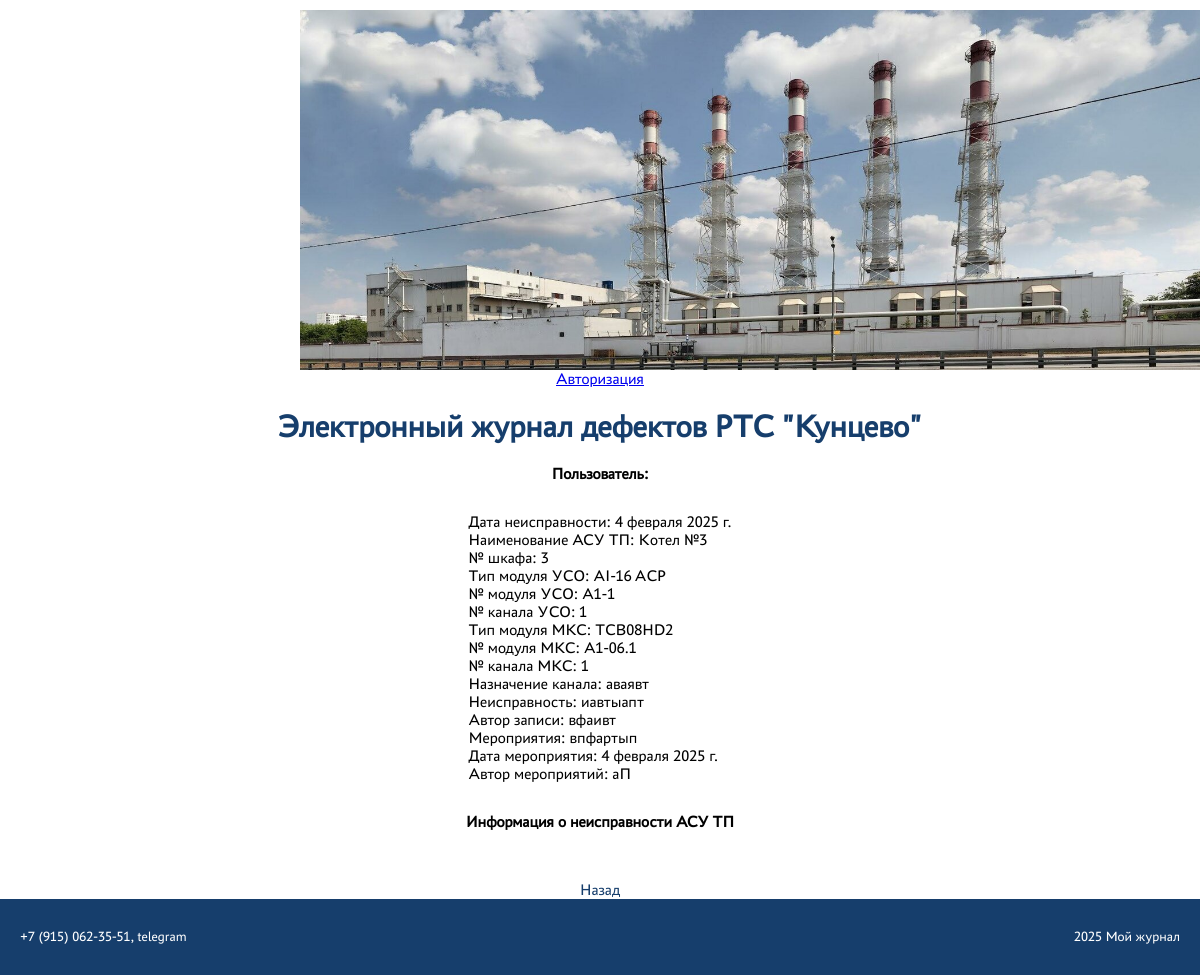
/6/, run on the app's committed database.
### defects/models.py (models this page shows, shortened)
class Journal(models.Model):
    date_def = models.DateField(null=True, verbose_name='Дата неисправности')
    name_asu = models.ForeignKey(NameAsuModel, on_delete=models.CASCADE, verbose_name='Наименование АСУ ТП')
    number_cabinet = models.ForeignKey(NumberCabinetModel, on_delete=models.CASCADE, verbose_name='№ шкафа ПТК')
    module_type = models.ForeignKey(ModuleTypeModel, on_delete=models.CASCADE, verbose_name='Тип модуля УСО')
    number_module = models.ForeignKey(NumberModuleModel, on_delete=models.CASCADE, verbose_name='№ модуля УСО')
    number_cannel = models.ForeignKey(NumberCannelModel, on_delete=models.CASCADE, verbose_name='№ канала УСО')
    module_type_mkc = models.ForeignKey(ModuleTypeMkcModel, on_delete=models.CASCADE, verbose_name='Тип модуля МКС')
    number_module_mkc =  models.CharField(max_length=255, verbose_name='№ модуля МКС')
    number_cannel_mkc = models.ForeignKey(NumberCannelMkcModel, on_delete=models.CASCADE, verbose_name='№ канала МКС')
    channel_purpose = models.CharField(max_length=255, verbose_name='Назначение канала')
    fault = models.CharField(max_length=255, verbose_name='Неисправность')
    author_def = models.CharField(max_length=255, verbose_name='Автор записи')
    events = models.CharField(max_length=255, verbose_name='Мероприятия')
    date_events = models.DateField(null=True, verbose_name='Дата мероприятия')
    author_events = models.CharField(max_length=255, verbose_name='Автор мероприятий')
    events_two = models.CharField(max_length=255, verbose_name='Мероприятия-2')
    date_events_two = models.DateField(null=True, verbose_name='Дата мероприятия-2')
    author_events_two = models.CharField(max_length=255, verbose_name='Автор мероприятий-2')
    class Meta:
        ordering = ['-date_events']

class BaseModel(models.Model):
    def __str__(self):
        return self.name
    class Meta:
        abstract = True

class NameAsuModel(BaseModel):
    name = models.CharField(max_length=255)
    description = models.CharField(max_length=255)

class NumberCabinetModel(BaseModel):
    name = models.CharField(max_length=255)
    description = models.CharField(max_length=255)

class ModuleTypeModel(BaseModel):
    name = models.CharField(max_length=255)
    description = models.CharField(max_length=255)

class NumberModuleModel(BaseModel):
    name = models.CharField(max_length=255)
    description = models.CharField(max_length=255)

class NumberCannelModel(BaseModel):
    name = models.CharField(max_length=255)
    description = models.CharField(max_length=255)

class ModuleTypeMkcModel(BaseModel):
    name = models.CharField(max_length=255)
    description = models.CharField(max_length=255)

class NumberCannelMkcModel(BaseModel):
    name = models.CharField(max_length=255)
    description = models.CharField(max_length=255)

### defects/views.py (the view)
# urls.py: path('<int:pk>/', JournalDetailView.as_view(), name='journal_detail'),
class JournalDetailView(DetailView):
    model = Journal
    template_name = 'journal_detail.html'
    context_object_name = 'journal'

### templates/journal_detail.html (shortened to what this page needs)
{% extends 'home.html' %} {% block title %} Детали {% endblock title %}
{% block content %}
<main class="main">
  {% if journal %}
  <div class="user-info">
    <span>Дата неисправности: {{ journal.date_def }}</span>
    <span>Наименование АСУ ТП: {{ journal.name_asu }}</span>
    <span>№ шкафа: {{ journal.number_cabinet }}</span>
    <span>Тип модуля УСО: {{ journal.module_type }}</span>
    <span>№ модуля УСО: {{ journal.number_module }}</span>
    <span>№ канала УСО: {{ journal.number_cannel }}</span>
    <span>Тип модуля МКС: {{ journal.module_type_mkc }}</span>
    <span>№ модуля МКС: {{ journal.number_module_mkc }}</span>
    <span>№ канала МКС: {{ journal.number_cannel_mkc }}</span>
    <span>Назначение канала: {{ journal.channel_purpose }}</span>
    <span>Неисправность: {{ journal.fault }}</span>
    <span>Автор записи: {{ journal.author_def }}</span>
    <span>Мероприятия: {{ journal.events }}</span>
    <span>Дата мероприятия: {{ journal.date_events }}</span>
    <span>Автор мероприятий: {{ journal.author_events }}</span>
  </div>
  <div class="result-wrapper">
    <h1>Информация о неисправности АСУ ТП</h1>
  </div>
  <a href="{% url 'journal_list' %}" class="back-href">Назад</a>
  {% endif %}
</main>
{% endblock %}

### templates/home.html (shortened to what this page needs)
<!DOCTYPE html>
<html lang="ru">
  <head>
    {% load static %}
    <link rel="stylesheet" href="{% static 'css/base.css' %}" />
    <link rel="stylesheet" href="{% static 'css/main/main.css' %}" />
    <link rel="stylesheet" href="{% static 'css/tabs/tabs.css' %}" />
    <link rel="stylesheet" href="{% static 'css/forms/create_forms.css' %}" />
    <link rel="stylesheet" href="{% static 'css/forms/login_forms.css' %}" />
    <link rel="stylesheet" href="{% static 'css/forms/filter_forms.css' %}" />
    <link rel="stylesheet" href="{% static 'css/modal/modal.css' %}" />
  </head>
  <body>
    <nav>
      <div class="logo-signin-wrapper">
        <img src="{% static 'img/Kuns-1.jpg' %}" />
      </div>
      <div class="contact-container">
        {% if user.is_authenticated %}
        <a href="{% url 'account_logout' %}">Выйти: {{ user.username }}</a>
        {% else %}
        <a href="{% url 'account_login' %}">Авторизация</a>
        {% endif %}
      </div>
    </nav>
    <h1 class="title">Электронный журнал дефектов РТС "Кунцево"</h1>
    <section class="main-section">
      <div class="user-info">
        {% if client %}
        <h1>Пользователь: {{ client }}</h1>
        {% elif user %}
        <h1>Пользователь: {{ user.last_name }}</h1>
        {% elif user.is_superuser %}
        <h1>Пользователь: Администратор</h1>
        {% else %}
        <h1>Пользователь: Гость</h1>
        {% endif %}
      </div>
      {% block content %}{% endblock %}
    </section>
    <footer>
      <div class="footer-wrapper">
        <span>+7 (915) 062-35-51, telegram</span>
        <span>2025 Мой журнал</span>
      </div>
    </footer>
  </body>
</html>

### static/css/base.css (style rules this page uses)
* { margin: 0; padding: 0; border: 0; outline: 0; font-size: 100%; vertical-align: baseline; background: transparent; }
html, body { display: flex; flex-direction: column; align-items: center; height: 100%; width: 100%; font-family: "PT Astra Sans", sans-serif; }
nav { width: 50%; height: auto; }
.contact-container { display: flex; flex-direction: row; justify-content: space-around; align-items: center; width: 100%; }
.logo-signin-wrapper { display: flex; justify-content: space-between; align-items: center; width: 100%; }
.logo-signin-wrapper > img { height: 360px; padding: 10px 0 0 0; }
.title { color: #163e6c; font-size: 32px; padding: 20px 0 20px 0; }
.main-section { display: flex; flex-direction: column; align-items: center; background-color: white; padding: 0 0 0 0; margin-bottom: 0px; height: 200vh; }
footer { background-color: #163e6c; height: 100px; width: 100%; }
.footer-wrapper { color: white; font-size: 14px; display: flex; justify-content: space-between; align-items: center; width: 100%; height: 100%; }
.footer-wrapper > span { padding: 30px 20px 30px 20px; }

### static/css/main/main.css (style rules this page uses)
.main { display: flex; flex-direction: column; align-items: center; background-color: white; padding: 20px 0 0 0; }
.user-info { display: flex; flex-direction: column; margin-bottom: 10px; }
.result-wrapper { display: flex; flex-direction: column; justify-content: center; align-items: center; padding: 20px; width: 1600px; }
@media screen and (max-width: 1536px) { .result-wrapper { width: 1200px; } }
@media screen and (max-width: 1440px) { .result-wrapper { width: 800px; } }
@media screen and (max-width: 1366px) { .result-wrapper { width: 600px; } }

### static/css/forms/login_forms.css (style rules this page uses)
.back-href { margin-top: 30px; cursor: pointer; color: #163e6c; text-decoration: none; transition: 0.3s; }

### data on the page
Journal: date_def "4 февраля 2025 г.", name_asu "Kотел №3", number_cabinet "3", module_type "AI-16 ACP", number_module "A1-1", number_cannel "1", module_type_mkc "TCB08HD2", number_module_mkc "A1-06.1", number_cannel_mkc "1", channel_purpose "аваявт", fault "иавтыапт", author_def "вфаивт", events "впфартып", date_events "4 февраля 2025 г.", author_events "аП"
